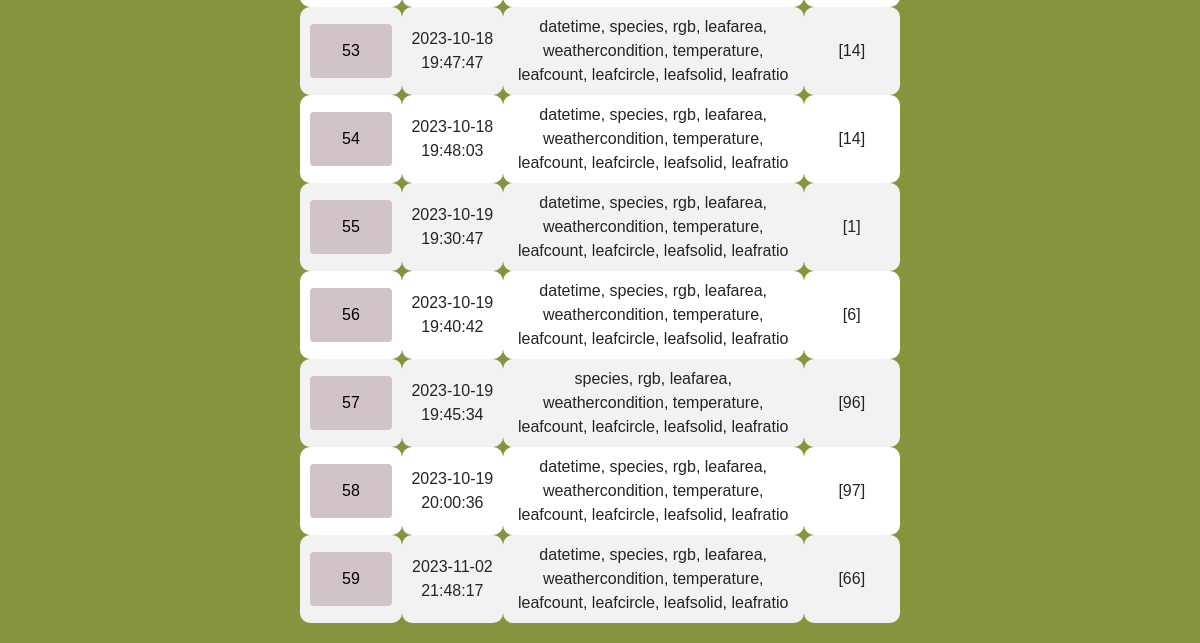
The app's page /art-entries (lower part), older data.
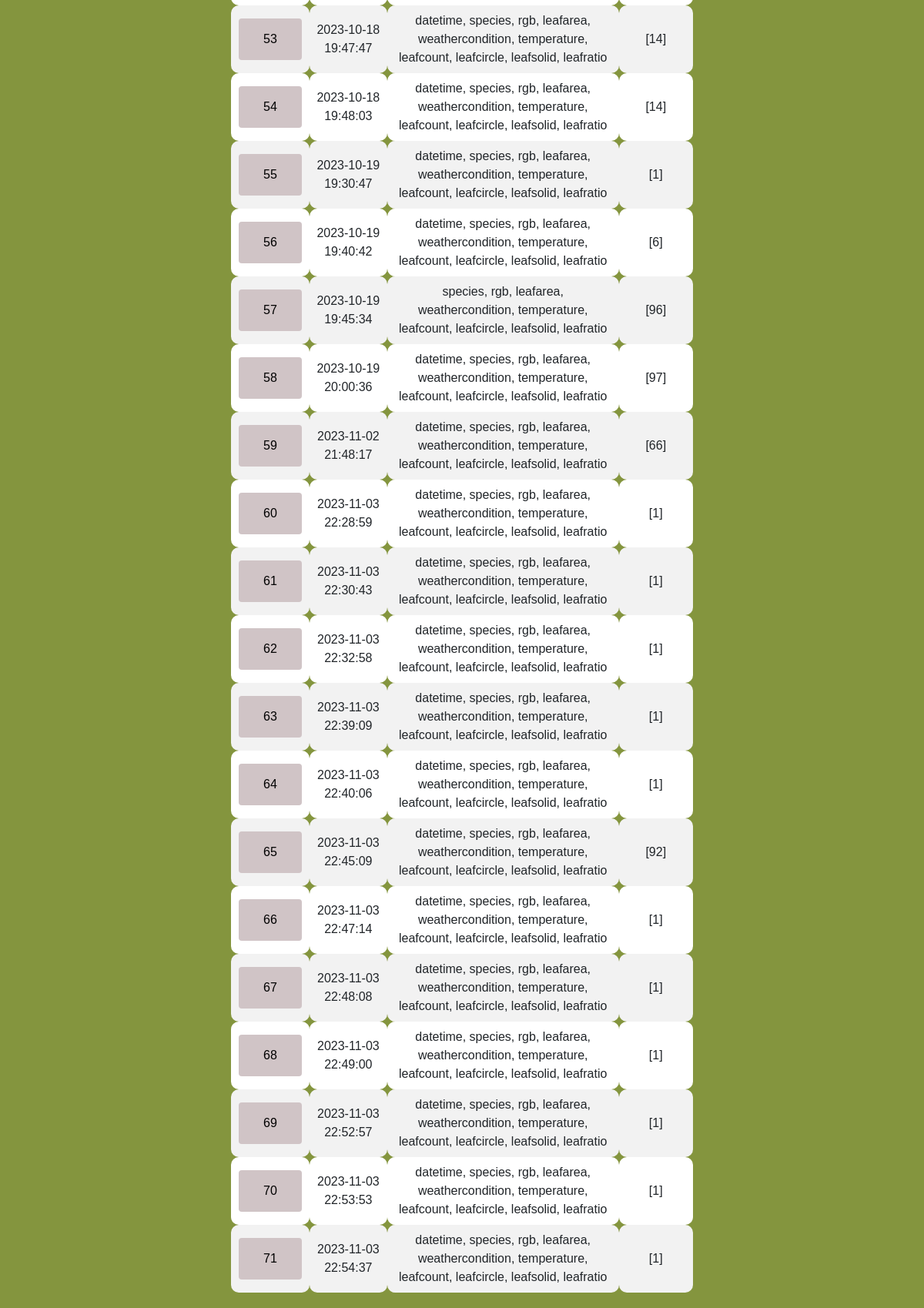
The same page, newer data.
### tables this page shows
CREATE TABLE aiArt (
        artID INTEGER PRIMARY KEY AUTOINCREMENT,
        artPrompt TEXT,
        artFilePath TEXT,
        artDate datetime,
				artDataTypes TEXT
, artPosPrompt TEXT, artNegPrompt TEXT, seed BIGINT);

### app.py (the view, shortened to what this page needs)
@app.route("/art-entries", methods=["GET", "POST"])
def artEntries():
    entries = database.get_all("aiArt")
    pEntries = [] # pEntries is the plant report entry id (the row id of Report)
    for entry in entries:
        entryRow = database.get_art_entry_row_data(entry[0])
        t = []
        for e in entryRow:
          t.append(e[1])
        pEntries.append(t)
    return render_template(
        "art-entries.html",
        title="Art Entries",
        entries=entries,
        pEntries=pEntries,
        initial_view = 1
    )

### database_interface.py (called while the page is built)
    def get_all(self, table):
        connection = sqlite3.connect("database.db")
        cursor = connection.cursor()
        sql = "SELECT * FROM " + table
        cursor.execute(sql)
        data = cursor.fetchall()
        connection.close()
        if data is not None:
            return data
        return False

    def get_art_entry_row_data(self, artID):
        connection = sqlite3.connect("database.db")
        cursor = connection.cursor()
        sql = "SELECT * FROM aiart_to_entry ate, plantEntries pe WHERE pe.entryID = ate.entryID AND artID = ?"
        cursor.execute(sql, (artID,))
        data = cursor.fetchall()
        connection.close()
        return data

### templates/art-entries.html (shortened to what this page needs)
{% extends 'layout.html' %} {% block content %}
<head>
  <link rel="stylesheet" href="https://cdnjs.cloudflare.com/ajax/libs/toastr.js/latest/toastr.min.css" />
</head>
<body>
  <main>
    {% if view_art %}
    <form class="row gx-3 gy-2 align-items-center" name="form1" method="post">
      <table>
        <tr>
          <th>ID</th>
          <th>Date Created</th>
          <th>Full Prompt</th>
          <th>Positive Prompt</th>
          <th>Negative Prompt</th>
          <th>Data Types</th>
          <th>Plant Report Entry ID</th>
          <th>Image seed</th>
          <th>Image</th>
        </tr>
        <tr>
          <td>{{ view_art }}</td>
          <td>{{ entries[3] }}</td>
          <td>{{ entries[1] }}</td>
          <td>{{ entries[5] }}</td>
          <td>{{ entries[6] }}</td>
          <td>{{ entries[4] }}</td>
          <td>{{ pEntries }}</td>
          <td>{{ entries[7] }}</td>
          <td><img src="{{ entries[2] }}"></td>
        </tr>
      </table>
      {% else %}
      <form class="row gx-3 gy-2 align-items-center" name="arts" method="POST">
        <table>
          {% set i = namespace(value=0) %} {% for entry in entries %}
          <tr>
            <td>
              <form class="col-auto text-center" method="post">
                <button name="art_id" value="{{entry[0]}}" type="submit" class="btn btn-primary">
                  {{ entry[0] }}
                </button>
              </form>
            </td>
            <td>{{ entry[3] }}</td>
            <td>{{ entry[4] }}</td>
            <td>{{ pEntries[i.value] }}</td>
          </tr>
          {% set i.value = i.value + 1 %} {% endfor %}
        </table>
      </form>
      {% endif %}
  </main>
</body>
{% endblock content %}

### templates/layout.html (shortened to what this page needs)
<!DOCTYPE html>
<html lang="en" xmlns="http://www.w3.org/1999/xhtml">
<head>
    <link href="https://cdn.jsdelivr.net/npm/bootstrap@5.1.0/dist/css/bootstrap.min.css" rel="stylesheet"
>
    <link rel="stylesheet" href="https://cdn.jsdelivr.net/npm/bootstrap-icons@1.3.0/font/bootstrap-icons.css">
    <link rel="stylesheet" href="{{url_for('static', filename='custom-style.css')}}">
    <link rel="stylesheet" href="https://cdnjs.cloudflare.com/ajax/libs/toastr.js/latest/toastr.min.css" />
</head>
<body>
    {%block content%}{%endblock content%}
</body>
</html>

### static/custom-style.css (style rules this page uses)
main { margin: auto; margin-top: 20px; }
body { background: #84953E; height: 100vh; justify-content: center; align-items: center; }

### templates/art-entries.html (style rules this page uses)
table { font-family: Arial, Helvetica, sans-serif; border-collapse: collapse; margin-left: auto; margin-right: auto; width: 80%; margin-bottom: 20px; }
tr:nth-child(even) { background-color: #f2f2f2; }
tr:nth-child(odd) { background-color: #ffffff; }
.row { margin-left: auto; margin-right: auto; width: 50%; margin-bottom: 20px; align-self: center; justify-self: auto; display: inline-flexbox; }

Row changes from the older to the newer data that the page shows:
added aiArt: artID "60", artDate "2023-11-03 22:28:59", artDataTypes "datetime, species, rgb, leafarea, weathercondition, temperature, leafcount, leafcircle, leafsolid, leafratio", pEntries "[1]"
added aiArt: artID "61", artDate "2023-11-03 22:30:43", artDataTypes "datetime, species, rgb, leafarea, weathercondition, temperature, leafcount, leafcircle, leafsolid, leafratio", pEntries "[1]"
added aiArt: artID "62", artDate "2023-11-03 22:32:58", artDataTypes "datetime, species, rgb, leafarea, weathercondition, temperature, leafcount, leafcircle, leafsolid, leafratio", pEntries "[1]"
added aiArt: artID "63", artDate "2023-11-03 22:39:09", artDataTypes "datetime, species, rgb, leafarea, weathercondition, temperature, leafcount, leafcircle, leafsolid, leafratio", pEntries "[1]"
added aiArt: artID "64", artDate "2023-11-03 22:40:06", artDataTypes "datetime, species, rgb, leafarea, weathercondition, temperature, leafcount, leafcircle, leafsolid, leafratio", pEntries "[1]"
added aiArt: artID "65", artDate "2023-11-03 22:45:09", artDataTypes "datetime, species, rgb, leafarea, weathercondition, temperature, leafcount, leafcircle, leafsolid, leafratio", pEntries "[92]"
added aiArt: artID "66", artDate "2023-11-03 22:47:14", artDataTypes "datetime, species, rgb, leafarea, weathercondition, temperature, leafcount, leafcircle, leafsolid, leafratio", pEntries "[1]"
added aiArt: artID "67", artDate "2023-11-03 22:48:08", artDataTypes "datetime, species, rgb, leafarea, weathercondition, temperature, leafcount, leafcircle, leafsolid, leafratio", pEntries "[1]"
added aiArt: artID "68", artDate "2023-11-03 22:49:00", artDataTypes "datetime, species, rgb, leafarea, weathercondition, temperature, leafcount, leafcircle, leafsolid, leafratio", pEntries "[1]"
added aiArt: artID "69", artDate "2023-11-03 22:52:57", artDataTypes "datetime, species, rgb, leafarea, weathercondition, temperature, leafcount, leafcircle, leafsolid, leafratio", pEntries "[1]"
added aiArt: artID "70", artDate "2023-11-03 22:53:53", artDataTypes "datetime, species, rgb, leafarea, weathercondition, temperature, leafcount, leafcircle, leafsolid, leafratio", pEntries "[1]"
added aiArt: artID "71", artDate "2023-11-03 22:54:37", artDataTypes "datetime, species, rgb, leafarea, weathercondition, temperature, leafcount, leafcircle, leafsolid, leafratio", pEntries "[1]"
